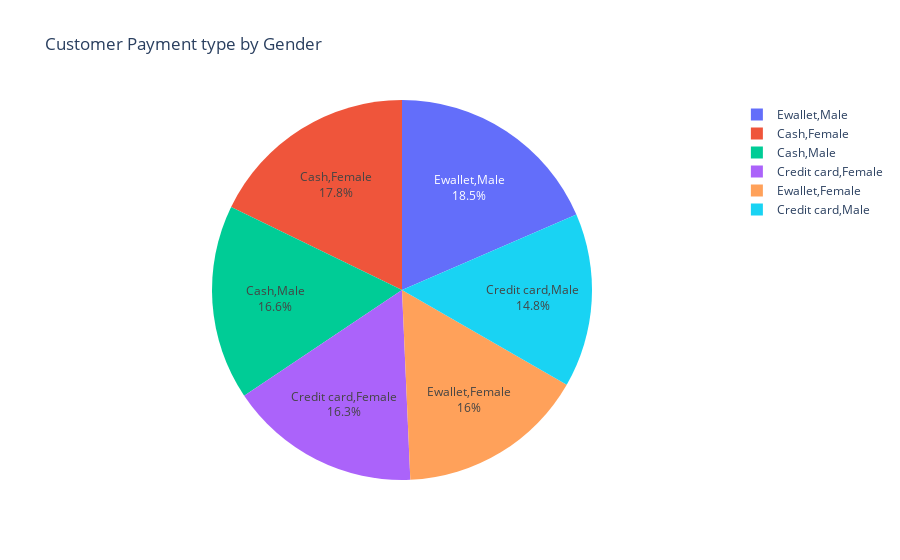

Notebook code for this chart:
### Code cell
#Payment preference types
gender_payment=data[['Payment','Gender']].value_counts().to_dict()
df_genderpayment=pd.DataFrame(list(gender_payment.items()),columns=['Payment','Gender'])
gender_paymentfig=px.pie(df_genderpayment,values='Gender',names='Payment',title='Customer Payment type by Gender',labels='Payment')
gender_paymentfig.update_traces(textposition='inside',textinfo='percent+label')
gender_paymentfig.show()

### Figure 1 — Plotly figure (JSON) as saved in the notebook; plotly's stock layout.template omitted (floating-point values rounded to 4 significant figures)
{"data": [{"domain": {"x": [0, 1], "y": [0, 1]}, "hovertemplate": "Payment=%{label}<br>Gender=%{value}<extra></extra>", "labels": [["Ewallet", "Male"], ["Cash", "Female"], ["Cash", "Male"], ["Credit card", "Female"], ["Ewallet", "Female"], ["Credit card", "Male"]], "legendgroup": "", "name": "", "showlegend": true, "textinfo": "percent+label", "textposition": "inside", "type": "pie", "values": [185, 178, 166, 163, 160, 148]}], "layout": {"legend": {"tracegroupgap": 0}, "title": {"text": "Customer Payment type by Gender"}}}
